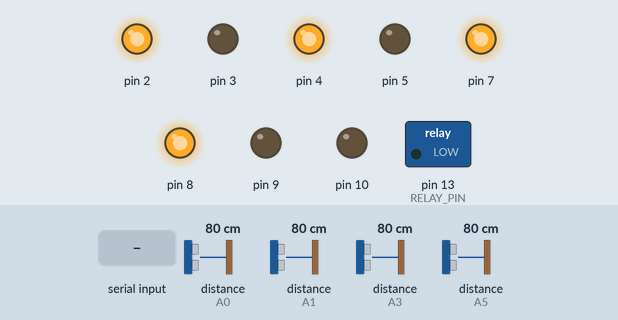
A sketch run on a simulated Arduino Uno, built with avr-gcc and run on an emulated ATmega328P. Parts: switched loads named in the sketch (green lamp = pin HIGH), output pins drawn as LEDs (lit = HIGH). Wiring (inferred from the names in the program): 4 × ultrasonic range finder: trigger pin 11, echo A1 / trigger pin 12, echo A0 / trigger A2, echo A3 / trigger A4, echo A5. The inputs (shaded band) are chosen by the test bench; at power-on: distance to the obstacle (sensors on A0, A1, A3, A5) 80 cm. The echo pulse lasts 58.3 µs per cm; pins used as bus, display or sensor lines are not drawn; what the sketch prints to the serial monitor is not drawn.

Above: at 1.2 s.
1.3 s: "MOV,1\n" received over Serial
At 2.5 s:
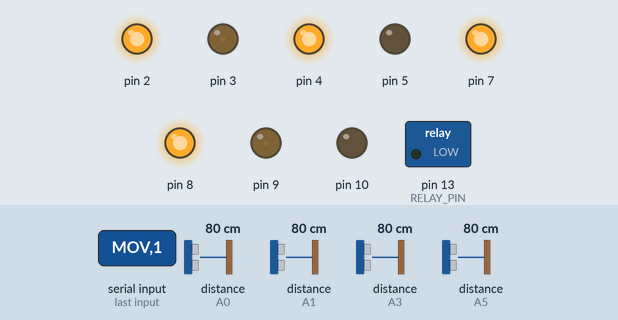
2.8 s: "TURN,1\n" received over Serial
At 3.8 s:
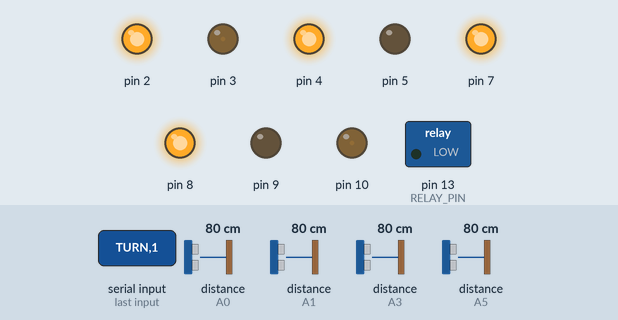
4.3 s: "RELAY,1\n" received over Serial
At 4.9 s:
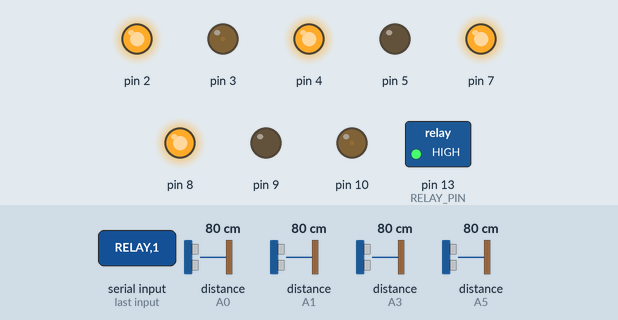
5.8 s: "TURN,150\n" received over Serial
At 6.1 s:
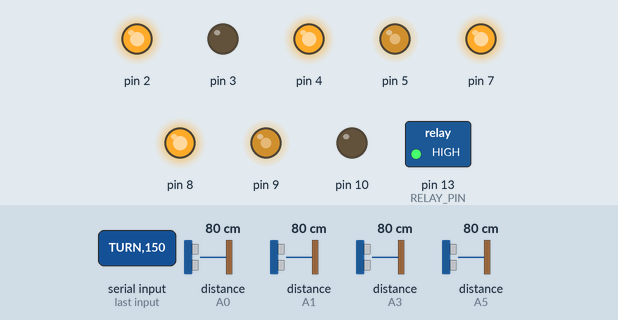
7.3 s: "STOP,1\n" received over Serial
At 8.4 s:
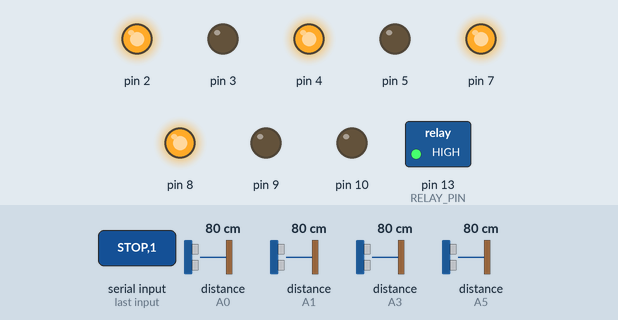
8.8 s: "MOV,1\n" received over Serial
At 9.6 s:
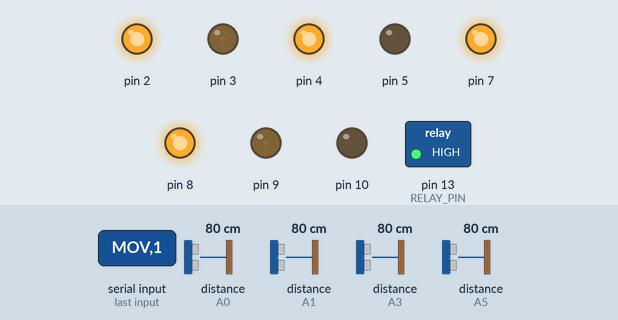
Timing chart, 0 to 11.3 s (numbered marks = the images above; inputs shaded):
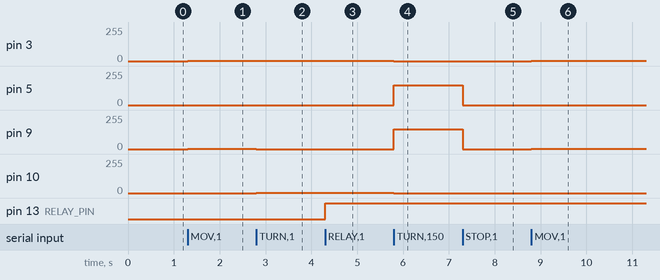

Measured:
- after the input at 1.3 s, pin 3, pin 9: 0/255 → 1/255 at once
- after the input at 2.8 s, pin 9: 1/255 → 0/255 at once; pin 10: 0/255 → 1/255 at once
- after the input at 4.3 s, pin 13 (RELAY_PIN): LOW → HIGH at once
- after the input at 5.8 s, pin 3, pin 10: 1/255 → 0/255 at once; pin 5, pin 9: 0/255 → 150/255 at once
- after the input at 7.3 s, pin 5, pin 9: 150/255 → 0/255 at once
- after the input at 8.8 s, pin 3, pin 9: 0/255 → 1/255 at once

The sketch:

robot_control.ino
```cpp
/*
 * Robot Pigeon Detection - Arduino Uno Control
 * Controls motors, ultrasonic sensors, and relay via BTS7960 motor driver
 *
 * Hardware:
 * - BTS7960 Motor Driver (2× for left/right motors)
 * - 4× HC-SR04 Ultrasonic Sensors
 * - Relay on pin 13
 * - Serial communication with Pi 5
 */

// ===================== PIN CONFIGURATION =====================

// Left Motor (BTS7960) - Motor 1
#define L_RPWM 3    // PWM pin for forward
#define L_LPWM 5    // PWM pin for backward
#define L_R_EN 2    // Enable pin
#define L_L_EN 4    // Enable pin

// Right Motor (BTS7960) - Motor 2
#define R_RPWM 9    // PWM pin for forward
#define R_LPWM 10   // PWM pin for backward
#define R_R_EN 7    // Enable pin
#define R_L_EN 8    // Enable pin

// Ultrasonic Sensors (HC-SR04)
#define SR04_FRONT_TRIG 12
#define SR04_FRONT_ECHO A0
#define SR04_LEFT_TRIG 11
#define SR04_LEFT_ECHO A1
#define SR04_RIGHT_TRIG A2
#define SR04_RIGHT_ECHO A3
#define SR04_BACK_TRIG A4
#define SR04_BACK_ECHO A5

// Relay
#define RELAY_PIN 13

// ===================== CONSTANTS =====================

#define MOTOR_MAX_SPEED 255
#define SERIAL_BAUD 115200
#define ULTRASONIC_TIMEOUT 30000  // 30ms timeout
#define SENSOR_UPDATE_INTERVAL 100  // 100ms

// ===================== GLOBAL VARIABLES =====================

unsigned long lastSensorUpdate = 0;

struct Motor {
  int rpwm;
  int lpwm;
  int ren;
  int len;
  int speed;
  int direction;  // 1=forward, -1=backward, 0=stop
};

struct Ultrasonic {
  int trig;
  int echo;
  float distance;
};

Motor leftMotor = {L_RPWM, L_LPWM, L_R_EN, L_L_EN, 0, 0};
Motor rightMotor = {R_RPWM, R_LPWM, R_R_EN, R_L_EN, 0, 0};

Ultrasonic sr04[4] = {
  {SR04_FRONT_TRIG, SR04_FRONT_ECHO, 0},
  {SR04_LEFT_TRIG, SR04_LEFT_ECHO, 0},
  {SR04_RIGHT_TRIG, SR04_RIGHT_ECHO, 0},
  {SR04_BACK_TRIG, SR04_BACK_ECHO, 0}
};

// ===================== SETUP =====================

void setup() {
  Serial.begin(SERIAL_BAUD);

  // Motor pins
  pinMode(leftMotor.rpwm, OUTPUT);
  pinMode(leftMotor.lpwm, OUTPUT);
  pinMode(leftMotor.ren, OUTPUT);
  pinMode(leftMotor.len, OUTPUT);

  pinMode(rightMotor.rpwm, OUTPUT);
  pinMode(rightMotor.lpwm, OUTPUT);
  pinMode(rightMotor.ren, OUTPUT);
  pinMode(rightMotor.len, OUTPUT);

  // Ultrasonic pins
  for (int i = 0; i < 4; i++) {
    pinMode(sr04[i].trig, OUTPUT);
    pinMode(sr04[i].echo, INPUT);
  }

  // Relay
  pinMode(RELAY_PIN, OUTPUT);
  digitalWrite(RELAY_PIN, LOW);

  // Stop motors
  stopMotors();

  Serial.println("🤖 Arduino Ready");
  Serial.println("Format: CMD,arg1,arg2");
  Serial.println("Commands: MOV, STOP, RELAY, STATUS");
}

// ===================== MOTOR CONTROL =====================

void setMotorSpeed(Motor *motor, int speed, int direction) {
  motor->speed = constrain(speed, 0, MOTOR_MAX_SPEED);
  motor->direction = direction;

  // Enable motor
  digitalWrite(motor->ren, HIGH);
  digitalWrite(motor->len, HIGH);

  if (direction == 1) {  // Forward
    analogWrite(motor->rpwm, motor->speed);
    analogWrite(motor->lpwm, 0);
  }
  else if (direction == -1) {  // Backward
    analogWrite(motor->rpwm, 0);
    analogWrite(motor->lpwm, motor->speed);
  }
  else {  // Stop
    analogWrite(motor->rpwm, 0);
    analogWrite(motor->lpwm, 0);
  }
}

void moveRobot(int leftSpeed, int rightSpeed, int direction) {
  // direction: 1=forward, -1=backward, 0=stop
  setMotorSpeed(&leftMotor, leftSpeed, direction);
  setMotorSpeed(&rightMotor, rightSpeed, direction);
}

void stopMotors() {
  setMotorSpeed(&leftMotor, 0, 0);
  setMotorSpeed(&rightMotor, 0, 0);
}

void turnLeft(int speed) {
  setMotorSpeed(&leftMotor, speed, -1);   // Left backward
  setMotorSpeed(&rightMotor, speed, 1);   // Right forward
}

void turnRight(int speed) {
  setMotorSpeed(&leftMotor, speed, 1);    // Left forward
  setMotorSpeed(&rightMotor, speed, -1);  // Right backward
}

// ===================== ULTRASONIC SENSOR =====================

float measureDistance(Ultrasonic *sensor) {
  // Send 10µs pulse
  digitalWrite(sensor->trig, LOW);
  delayMicroseconds(2);
  digitalWrite(sensor->trig, HIGH);
  delayMicroseconds(10);
  digitalWrite(sensor->trig, LOW);

  // Measure echo pulse
  unsigned long pulseTime = pulseIn(sensor->echo, HIGH, ULTRASONIC_TIMEOUT);

  if (pulseTime == 0) {
    return -1.0;  // Timeout
  }

  // Distance = (time × speed of sound) / 2
  // Speed of sound = 343 m/s = 0.0343 cm/µs
  float distance = (pulseTime * 0.0343) / 2.0;

  return distance;
}

void updateSensors() {
  if (millis() - lastSensorUpdate < SENSOR_UPDATE_INTERVAL) {
    return;
  }
  lastSensorUpdate = millis();

  for (int i = 0; i < 4; i++) {
    sr04[i].distance = measureDistance(&sr04[i]);
  }
}

void printSensorStatus() {
  Serial.print("SENSORS,");
  for (int i = 0; i < 4; i++) {
    Serial.print(sr04[i].distance, 2);
    if (i < 3) Serial.print(",");
  }
  Serial.println();
}

// ===================== RELAY CONTROL =====================

void setRelay(boolean state) {
  digitalWrite(RELAY_PIN, state ? HIGH : LOW);
  Serial.print("RELAY,");
  Serial.println(state ? "ON" : "OFF");
}

// ===================== SERIAL COMMUNICATION =====================

void processCommand(String cmd) {
  int commaIndex = cmd.indexOf(',');
  String command = cmd.substring(0, commaIndex);
  String args = cmd.substring(commaIndex + 1);

  if (command == "MOV") {
    // MOV,leftSpeed,rightSpeed,direction (1=forward, -1=backward)
    int comma1 = args.indexOf(',');
    int comma2 = args.indexOf(',', comma1 + 1);

    int leftSpeed = args.substring(0, comma1).toInt();
    int rightSpeed = args.substring(comma1 + 1, comma2).toInt();
    int direction = args.substring(comma2 + 1).toInt();

    moveRobot(leftSpeed, rightSpeed, direction);
    Serial.print("MOV,");
    Serial.print(leftSpeed);
    Serial.print(",");
    Serial.print(rightSpeed);
    Serial.print(",");
    Serial.println(direction);
  }

  else if (command == "TURN") {
    // TURN,speed,direction (1=right, -1=left)
    int comma = args.indexOf(',');
    int speed = args.substring(0, comma).toInt();
    int dir = args.substring(comma + 1).toInt();

    if (dir == 1) {
      turnRight(speed);
      Serial.println("TURN,RIGHT");
    } else {
      turnLeft(speed);
      Serial.println("TURN,LEFT");
    }
  }

  else if (command == "STOP") {
    stopMotors();
    Serial.println("STOP,OK");
  }

  else if (command == "RELAY") {
    // RELAY,1 or RELAY,0
    boolean state = args.toInt();
    setRelay(state);
  }

  else if (command == "STATUS") {
    Serial.print("STATUS,LEFT:");
    Serial.print(leftMotor.speed);
    Serial.print(",RIGHT:");
    Serial.print(rightMotor.speed);
    Serial.println();
  }

  else if (command == "SENSORS") {
    printSensorStatus();
  }

  else {
    Serial.println("ERROR,Unknown command");
  }
}

// ===================== MAIN LOOP =====================

void loop() {
  // Update sensors periodically
  updateSensors();

  // Check for serial commands
  if (Serial.available() > 0) {
    String command = Serial.readStringUntil('\n');
    command.trim();

    if (command.length() > 0) {
      processCommand(command);
    }
  }
}
```
